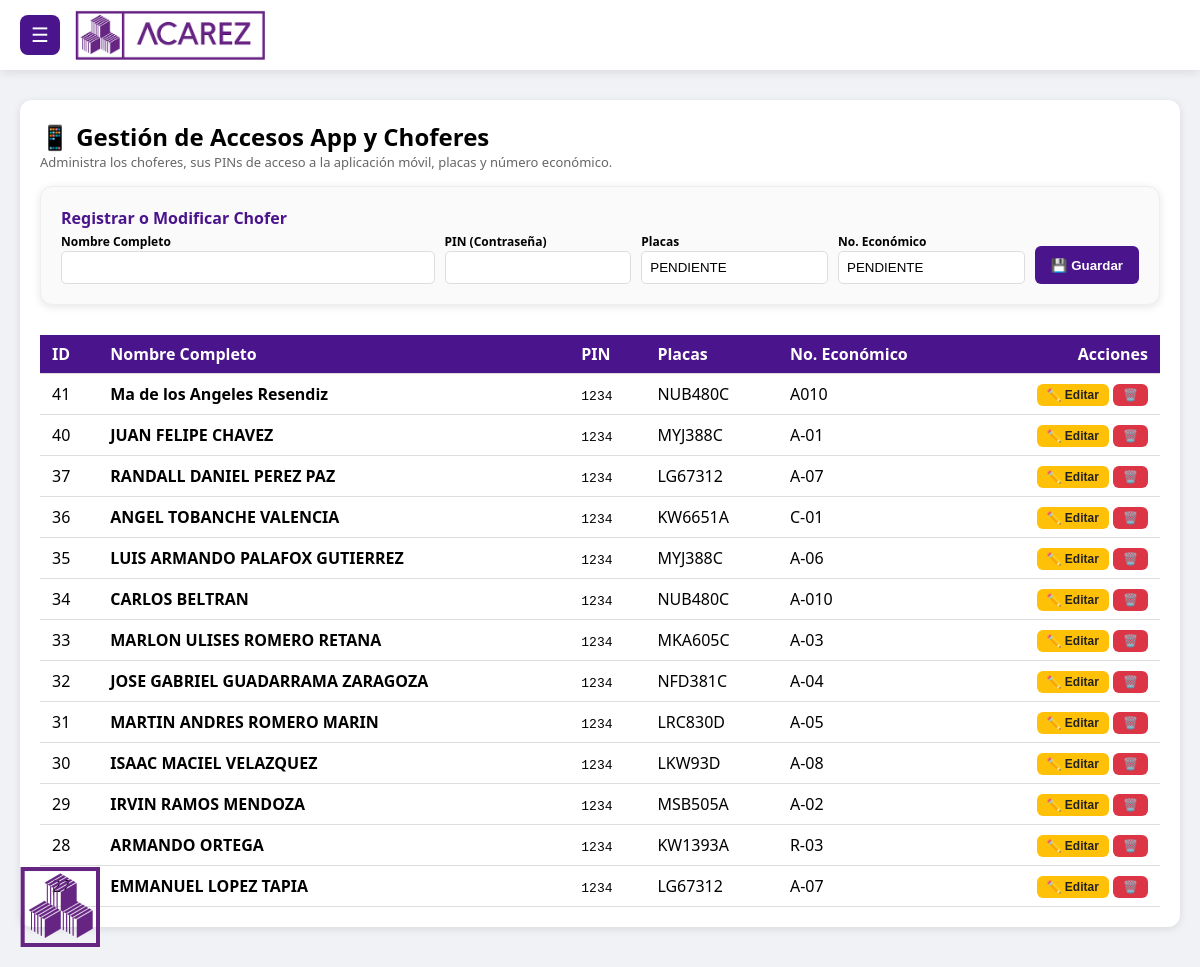
The app's page /backend/panel_unificado.php?seccion=usuarios_app with its own data.
### tables this page shows
CREATE TABLE `choferes` (
  `id` int NOT NULL AUTO_INCREMENT,
  `nombre_chofer` varchar(100) NOT NULL,
  `placas` varchar(20) NOT NULL,
  `numero_economico` varchar(20) NOT NULL,
  `activo` tinyint(1) DEFAULT '1',
  `pin_password` varchar(100) DEFAULT '1234',
  PRIMARY KEY (`id`)
);

### backend/panel_unificado.php (the view, shortened to what this page needs)
<?php
require_once 'conexion.php';
if (isset($conn) && $conn) {
    $conn->query("SET time_zone = '-06:00'");
}
$seccion = $_GET['seccion'] ?? 'reportes';
?>
<!DOCTYPE html>
<html lang="es">
<head>
</head>
<body>
<div class="header">
    <button class="menu-btn" onclick="toggleMenu()">☰</button>
    <div class="logo-header">
        <img src="imagenes/acarez_3.png" alt="Logo">
    </div>
</div>
<div id="logoFijo">
    <img src="imagenes/acarez_2.png" alt="Logo Acarez">
</div>
<div class="main-content">
    <?php if ($seccion == 'reportes'): ?>
        <?php
        $semana = $_GET['semana'] ?? '';
        $fecha_inicio = $_GET['fecha_inicio'] ?? '';
        $fecha_fin = $_GET['fecha_fin'] ?? '';
        $choferFiltro = $_GET['chofer'] ?? '';
        $filtros = [
            'semana' => $semana,
            'fecha_inicio' => $fecha_inicio,
            'fecha_fin' => $fecha_fin,
            'chofer' => $choferFiltro
        ];
        $reportes = obtenerReportes($conn, $filtros);
        $semanas = obtenerSemanasDisponibles($conn);
        $listaChoferesFiltro = $conn->query("SELECT DISTINCT nombre_chofer FROM choferes WHERE activo = 1 ORDER BY nombre_chofer ASC");
        ?>
        <div class="card">
            <h2>📊 Control y Auditoría de Viajes</h2>
            <form method="GET" class="form-inline" id="filtroForm" style="align-items: flex-end;">
                <input type="hidden" name="seccion" value="reportes">
                <div style="display:flex; flex-direction:column; gap:4px;">
                    <label style="font-size:12px; font-weight:bold;">Semana</label>
                    <select name="semana" id="semanaSelect">
                        <option value="">-- Filtrar por semana --</option>
                        <?php while($row = $semanas->fetch_assoc()): ?>
                            <option value="<?= $row['semana'] ?>" <?= ($semana == $row['semana']) ? 'selected' : '' ?>>
                                Semana <?= substr($row['semana'], -2) ?> (<?= $row['inicio'] ?> al <?= $row['fin'] ?>)
                            </option>
                        <?php endwhile; ?>
                    </select>
                </div>
                <div style="display:flex; flex-direction:column; gap:4px;">
                    <label style="font-size:12px; font-weight:bold;">Fecha Inicio</label>
                    <input type="date" name="fecha_inicio" value="<?= htmlspecialchars($fecha_inicio) ?>">
                </div>
                <div style="display:flex; flex-direction:column; gap:4px;">
                    <label style="font-size:12px; font-weight:bold;">Fecha Fin</label>
                    <input type="date" name="fecha_fin" value="<?= htmlspecialchars($fecha_fin) ?>">
                </div>
                <div style="display:flex; flex-direction:column; gap:4px;">
                    <label style="font-size:12px; font-weight:bold;">Filtrar por Chofer</label>
                    <select name="chofer" style="padding: 8px; border: 1px solid #ddd; border-radius: 5px;">
                        <option value="">-- Todos los choferes --</option>
                        <?php while($ch = $listaChoferesFiltro->fetch_assoc()): ?>
                            <option value="<?= htmlspecialchars($ch['nombre_chofer']) ?>" <?= ($choferFiltro == $ch['nombre_chofer']) ? 'selected' : '' ?>>
                                <?= htmlspecialchars($ch['nombre_chofer']) ?>
                            </option>
                        <?php endwhile; ?>
                    </select>
                </div>
                <div style="display:flex; gap:6px; flex-wrap:wrap; margin-top:5px;">
                    <button type="submit" class="btn btn-primary">🔍 Filtrar</button>
                    <a href="?seccion=reportes" class="btn btn-warning" style="text-decoration:none; display:inline-flex; align-items:center;">Limpiar</a>
                    <button type="button" class="btn btn-success" onclick="exportarExcel()">Exportar Excel</button>
                    <button type="button" class="btn btn-info" onclick="exportarCSV()">📱 Exportar CSV</button>
                    <button type="button" class="btn btn-danger" onclick="exportarPDF()">📄 Exportar PDF</button>
                    <button type="button" class="btn btn-success" id="btnDetalleSemana" style="background:#17a2b8; color:white;">📋 Detalle Semana</button>
                </div>
            </form>
        </div>
        <?php
        $totalViajesCount = 0;
        $sumaKmTotales = 0;
        $sumaGastosGenerales = 0;
        $arrayReportes = [];
        while($r = $reportes->fetch_assoc()) {
            $totalViajesCount++;
            $sumaKmTotales += floatval($r['km_total'] ?? 0);
            $sumaGastosGenerales += floatval($r['total_general'] ?? 0);
            $arrayReportes[] = $r;
        }
        ?>
        <div style="display: grid; grid-template-columns: repeat(auto-fit, minmax(250px, 1fr)); gap: 20px; margin-bottom: 20px;">
            <div class="card" style="background: linear-gradient(135deg, #4A148C, #6A1B9A); color: white; margin-bottom:0;">
                <h5 style="font-size: 14px; opacity: 0.9;">Viajes / Rutas Filtradas</h5>
                <h3 style="font-size: 28px; margin-top: 5px;"><?= $totalViajesCount ?></h3>
            </div>
            <div class="card" style="background: linear-gradient(135deg, #2e7d32, #4caf50); color: white; margin-bottom:0;">
                <h5 style="font-size: 14px; opacity: 0.9;">Gasto Total Comprobado</h5>
                <h3 style="font-size: 28px; margin-top: 5px;">$<?= number_format($sumaGastosGenerales, 2) ?></h3>
            </div>
            <div class="card" style="background: linear-gradient(135deg, #0277bd, #03a9f4); color: white; margin-bottom:0;">
                <h5 style="font-size: 14px; opacity: 0.9;">Kilómetros Recorridos</h5>
                <h3 style="font-size: 28px; margin-top: 5px;"><?= number_format($sumaKmTotales, 1) ?> km</h3>
            </div>
        </div>
        <?php if(empty($arrayReportes)): ?>
            <div class="card">No hay reportes para los filtros seleccionados.</div>
        <?php else: ?>
            <div class="card">
                <div style="overflow-x: auto;">
                    <table id="tablaReportes">
                        <thead>
                            <tr>
                                <th>ID Ruta</th>
                                <th>No. Ruta</th>
                                <th>Fecha Inicio</th>
                                <th>Chofer</th>
                                <th>Placas</th>
                                <th>No. Eco</th>
                                <th>Km Inicial</th>
                                <th>Km Final</th>
                                <th>Km Recorrido</th>
                                <th>Total Gastos</th>
                                <th>Estatus</th>
                                <th>Acciones</th>
                            </tr>
                        </thead>
                        <tbody>
                        <?php
                        $fecha_actual = '';
                        $suma_km_dia = 0;
                        foreach($arrayReportes as $row):
                            $km_inicial = isset($row['km_inicial']) ? floatval($row['km_inicial']) : 0;
                            $km_final   = isset($row['km_final']) ? floatval($row['km_final']) : 0;
                            $km_total   = isset($row['km_total']) ? floatval($row['km_total']) : 0;
                            $fecha_row = date('Y-m-d', strtotime($row['fecha_inicio']));
                            if ($fecha_actual != '' && $fecha_actual != $fecha_row) {
                                echo '<tr class="resumen-dia">
                                        <td colspan="8" style="text-align:right;">Total Km del día ' . date('d/m/Y', strtotime($fecha_actual)) . ':</td>
                                        <td colspan="1">' . number_format($suma_km_dia, 0) . ' km</td>
                                        <td colspan="3"></td>
                                      </tr>';
                                $suma_km_dia = 0;
                            }
                            $fecha_actual = $fecha_row;
                            $suma_km_dia += $km_total;
                        ?>
                            <tr>
                                <td><strong>#<?= $row['id'] ?></strong></td>
                                <td><span style="font-weight:bold; color:#4A148C;"><?= htmlspecialchars($row['numero_ruta'] ?? '') ?></span></td>
                                <td><?= date('d/m/Y H:i', strtotime($row['fecha_inicio'])) ?></td>
                                <td><?= htmlspecialchars($row['chofer']) ?></td>
                                <td><?= htmlspecialchars($row['placas']) ?></td>
                                <td><?= htmlspecialchars($row['no_economico']) ?></td>
                                <td><?= number_format($km_inicial, 0) ?></td>
                                <td><?= number_format($km_final, 0) ?></td>
                                <td><?= number_format($km_total, 0) ?> km</td>
                                <td style="font-weight: bold; color: #4A148C;">$<?= number_format($row['total_general'], 2) ?></td>
                                <td>
                                    <?php
                                        $est = strtolower(trim($row['estatus'] ?? 'programada'));
                                        $badgeClase = 'badge-programada';
                                        if ($est == 'completada') $badgeClase = 'badge-completada';
                                        elseif ($est == 'activa' || $est == 'en_proceso' || $est == 'en proceso' || $est == 'iniciada') $badgeClase = 'badge-activa';
                                        elseif ($est == 'cancelada') $badgeClase = 'badge-cancelada';
                                    ?>
                                    <span class="badge <?= $badgeClase ?>"><?= ucfirst($row['estatus'] ?? 'Programada') ?></span>
                                </td>
                                <td>
                                    <button class="btn btn-info btn-pequeno" onclick="verDetalleRuta(<?= $row['id'] ?>)">Ver Detalles</button>
                                </td>
                            </tr>
                        <?php endforeach; ?>
                        <?php if ($fecha_actual != ''): ?>
                            <tr class="resumen-dia">
                                <td colspan="8" style="text-align:right;">Total Km del día <?= date('d/m/Y', strtotime($fecha_actual)) ?>:</td>
                                <td colspan="1"><?= number_format($suma_km_dia, 0) ?> km</td>
                                <td colspan="3"></td>
                            </tr>
                        <?php endif; ?>
                        </tbody>
                    </table>
                </div>
            </div>
        <?php endif; ?>
    <?php elseif ($seccion == 'usuarios_app'): ?>
        <?php
        try {
            $stmt_u = $pdo->query("SELECT * FROM choferes ORDER BY id DESC");
            $choferes_app = $stmt_u->fetchAll();
        } catch (Exception $e) {
            $choferes_app = [];
        }
        ?>
        <div class="card">
            <h2>📱 Gestión de Accesos App y Choferes</h2>
            <p style="color: #666; font-size: 13px; margin-bottom: 15px;">Administra los choferes, sus PINs de acceso a la aplicación móvil, placas y número económico.</p>
            <div class="card shadow-sm mb-4" style="background: #fafafa; border: 1px solid #eee;">
                <div class="card-body">
                    <h5 class="mb-3" style="color: #4A148C; font-size: 16px;">Registrar o Modificar Chofer</h5>
                    <form method="POST" class="row g-3" style="display: flex; gap: 10px; flex-wrap: wrap; align-items: flex-end;">
                        <div style="flex: 2; min-width: 200px;">
                            <label style="font-size: 12px; font-weight: bold;">Nombre Completo</label>
                            <input type="text" class="form-control" name="nombre_chofer" id="form-nombre" required style="width: 100%; padding: 8px; border: 1px solid #ddd; border-radius: 5px;">
                        </div>
                        <div style="flex: 1; min-width: 130px;">
                            <label style="font-size: 12px; font-weight: bold;">PIN (Contraseña)</label>
                            <input type="text" class="form-control" name="pin_password" id="form-pin" maxlength="6" required style="width: 100%; padding: 8px; border: 1px solid #ddd; border-radius: 5px;">
                        </div>
                        <div style="flex: 1; min-width: 130px;">
                            <label style="font-size: 12px; font-weight: bold;">Placas</label>
                            <input type="text" class="form-control" name="placas" id="form-placas" value="PENDIENTE" required style="width: 100%; padding: 8px; border: 1px solid #ddd; border-radius: 5px;">
                        </div>
                        <div style="flex: 1; min-width: 130px;">
                            <label style="font-size: 12px; font-weight: bold;">No. Económico</label>
                            <input type="text" class="form-control" name="numero_economico" id="form-no-eco" value="PENDIENTE" required style="width: 100%; padding: 8px; border: 1px solid #ddd; border-radius: 5px;">
                        </div>
                        <div>
                            <button type="submit" class="btn btn-success" style="background-color: #4A148C; border: none; height: 38px;">💾 Guardar</button>
                        </div>
                    </form>
                </div>
            </div>
            <div style="overflow-x: auto;">
                <table>
                    <thead>
                        <tr style="background: #4A148C; color: white;">
                            <th>ID</th>
                            <th>Nombre Completo</th>
                            <th>PIN</th>
                            <th>Placas</th>
                            <th>No. Económico</th>
                            <th style="text-align: right;">Acciones</th>
                        </tr>
                    </thead>
                    <tbody>
                        <?php if (empty($choferes_app)): ?>
                            <tr><td colspan="6" style="text-align:center; padding:20px; color:#888;">No hay choferes registrados.</td></tr>
                        <?php else: ?>
                            <?php foreach ($choferes_app as $c): ?>
                                <tr>
                                    <td><?= $c['id'] ?></td>
                                    <td><strong><?= htmlspecialchars($c['nombre_chofer']) ?></strong></td>
                                    <td><code><?= htmlspecialchars($c['pin_password'] ?? '1234') ?></code></td>
                                    <td><?= htmlspecialchars($c['placas']) ?></td>
                                    <td><?= htmlspecialchars($c['numero_economico']) ?></td>
                                    <td style="text-align: right;">
                                        <button class="btn btn-warning btn-pequeno" onclick="editarChoferApp(<?= $c['id'] ?>, '<?= htmlspecialchars($c['nombre_chofer'], ENT_QUOTES) ?>', '<?= htmlspecialchars($c['pin_password'] ?? '1234', ENT_QUOTES) ?>', '<?= htmlspecialchars($c['placas'], ENT_QUOTES) ?>', '<?= htmlspecialchars($c['numero_economico'], ENT_QUOTES) ?>')">✏️ Editar</button>
                                        <form method="POST" style="display:inline;" onsubmit="return confirm('¿Estás seguro de eliminar este chofer?');">
                                            <button type="submit" class="btn btn-danger btn-pequeno">🗑️</button>
                                        </form>
                                    </td>
                                </tr>
                            <?php endforeach; ?>
                        <?php endif; ?>
                    </tbody>
                </table>
            </div>
        </div>
    <?php endif; ?>
</div>
</body>
</html>

### records on screen
choferes: id "41", nombre_chofer "Ma de los Angeles Resendiz", pin_password "1234", placas "NUB480C", numero_economico "A010"
choferes: id "40", nombre_chofer "JUAN FELIPE CHAVEZ", pin_password "1234", placas "MYJ388C", numero_economico "A-01"
choferes: id "37", nombre_chofer "RANDALL DANIEL PEREZ PAZ", pin_password "1234", placas "LG67312", numero_economico "A-07"
choferes: id "36", nombre_chofer "ANGEL TOBANCHE VALENCIA", pin_password "1234", placas "KW6651A", numero_economico "C-01"
choferes: id "35", nombre_chofer "LUIS ARMANDO PALAFOX GUTIERREZ", pin_password "1234", placas "MYJ388C", numero_economico "A-06"
choferes: id "34", nombre_chofer "CARLOS BELTRAN", pin_password "1234", placas "NUB480C", numero_economico "A-010"
choferes: id "33", nombre_chofer "MARLON ULISES ROMERO RETANA", pin_password "1234", placas "MKA605C", numero_economico "A-03"
choferes: id "32", nombre_chofer "JOSE GABRIEL GUADARRAMA ZARAGOZA", pin_password "1234", placas "NFD381C", numero_economico "A-04"
choferes: id "31", nombre_chofer "MARTIN ANDRES ROMERO MARIN", pin_password "1234", placas "LRC830D", numero_economico "A-05"
choferes: id "30", nombre_chofer "ISAAC MACIEL VELAZQUEZ", pin_password "1234", placas "LKW93D", numero_economico "A-08"
choferes: id "29", nombre_chofer "IRVIN RAMOS MENDOZA", pin_password "1234", placas "MSB505A", numero_economico "A-02"
choferes: id "28", nombre_chofer "ARMANDO ORTEGA", pin_password "1234", placas "KW1393A", numero_economico "R-03"
choferes: nombre_chofer "EMMANUEL LOPEZ TAPIA", pin_password "1234", placas "LG67312", numero_economico "A-07"
